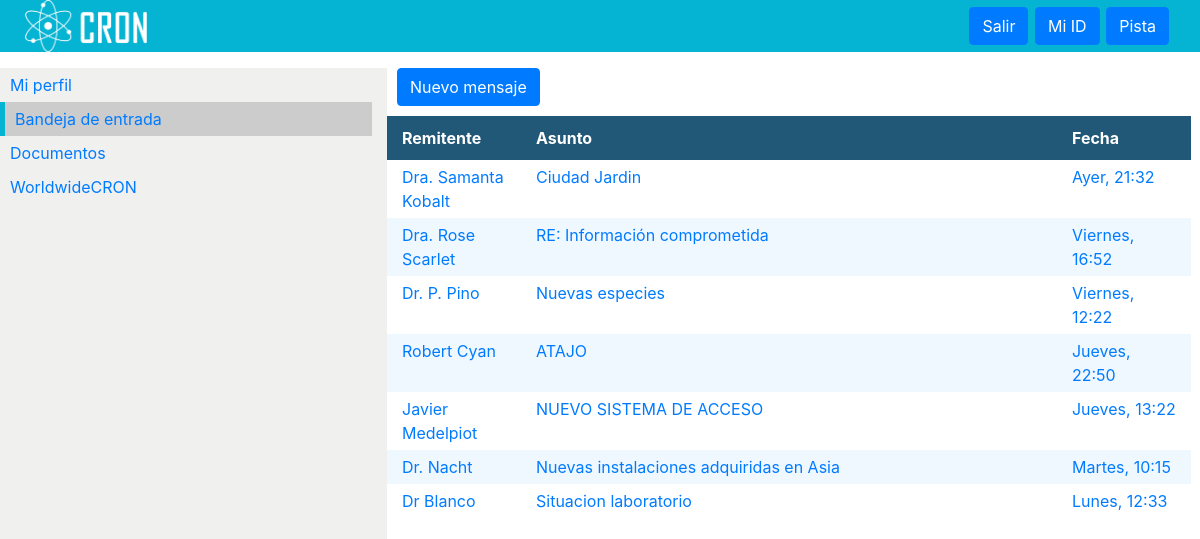
/cron/inbox.php (signed in), run on the app's committed database.
### tables this page shows
CREATE TABLE `mails_recibidos` (
  `id` int(11) NOT NULL,
  `remitente` varchar(255) DEFAULT NULL,
  `remitenteaddress` varchar(255) DEFAULT NULL,
  `asunto` varchar(255) NOT NULL,
  `mensaje` text NOT NULL,
  `fecha` varchar(255) DEFAULT 'Ahora',
  `leido` tinyint(1) NOT NULL,
  `id_equipo` int(11) NOT NULL
);

### cron/inbox.php (the view, shortened to what this page needs)
<?php
 if (!isset($_SESSION['session_id']) || $_SESSION['session_id'] == ''){
         header('Location: ../index.php');
 } else{
$idweb = $_SESSION['session_id'];
   include("includes/connect.php");
   $conn = new mysqli($servername, $username, $password, $db);
?>
<html lang="es-ES" >
<head>
<link rel="stylesheet" href="https://stackpath.bootstrapcdn.com/bootstrap/4.4.1/css/bootstrap.min.css">
<link href="css/all.css" rel="stylesheet"/>
<link rel="stylesheet" href="css/styles.css"/>
<link rel="stylesheet" href="//code.jquery.com/ui/1.12.1/themes/base/jquery-ui.css">
</head>
<body id="page-top">
<header class="bg-primary">
    <div class="text-right">
      <nav>
    <ul>
        <li>
                <a href="index.php"><button class="btn btn-primary" id="login" data-toggle="modal" data-target="#modalLogin">Salir</button></a>
         </li>
         <li>
                 <button class="btn btn-primary" id="myid" data-toggle="modal" data-target="#modalSessionid">Mi ID</button>
         </li>
         <li>
                 <button class="btn btn-primary" id="myid" data-toggle="modal" data-target="#modalPistas">Pista</button>
         </li>
    </ul>
</nav>
    </div>
  </header>
  <section id="main">
      <div class="row">
        <div class="col-md-4 loginsidebar">
                <ul class="loginmenu">
                         <li class=""> <a href="login.php">Mi perfil</a></li>
                         <li class="active"><a href="inbox.php">Bandeja de entrada</a></li>
                         <li class=""><a href="fileindex.php">Documentos</a></li>
                         <li class=""><a href="maps.php">WorldwideCRON</a></li>
                </ul>
        </div>
        <div class="col-md-8">
                <div class="row inbox-nav">
                     <button type="button" class="btn btn-primary"><a href="new_mail.php">Nuevo mensaje</a></button>
                </div>
                <div class="row inbox-header">
                       <div class="col-md-2">Remitente</div>
                       <div class="col-md-8">Asunto</div>
                       <div class="col-md-2">Fecha</div>
                </div>
                <?php
                  $query = $conn->prepare("SELECT id, remitente, asunto, fecha, leido FROM mails_recibidos WHERE id_equipo = (SELECT id from equiposcron WHERE idweb =?) OR id_equipo = 0 order by id desc");
                  $query->bind_param("s", $idweb);
                  $query->execute();
                  $query->bind_result($idmail, $remitente, $asunto, $fecha, $leido);
                  $cont = 2;
                  while ($query->fetch()){
                       $classcss = "row inbox-item";
                       if ($cont%2 == 0){
                               $classcss .= " odd";
                       } else{
                               $classcss .= " even";
                       }
                        echo  "<a href='files/mails/mail.php?idmail=".$idmail."'>";
                                 echo "<div class='".$classcss."'>";
                                       echo "<div class='col-md-2'>".$remitente."</div>";
                                       echo "<div class='col-md-8'>".$asunto."</div>";
                                       echo "<div class='col-md-2'>".$fecha."</div>";
                                echo "</div></a>";
                        $cont++;
                  }
                ?>
        </div>
      </div>
  </section>
</body>
</html>
<?php } ?>

### cron/css/styles.css (style rules this page uses)
header { background-image: url(../img/logo_cron_horizontal.png); background-repeat: no-repeat; background-size: contain; background-position-x: 25px; background-color: #05b3d2 !important; }
.bg-primary { background-color: #05b3d2!important; }
nav { text-align: right; padding: 0 30px }
nav ul li { display: inline-block; padding: 7px 1px; }
.loginsidebar { background: #f0f0ef; color: #2a4970; height: 100%; min-height: calc(100vh - 70px); }
#main { color: #215878; max-width: 98%; min-height: 70%; }
.loginmenu { padding: 0; list-style: none; }
.loginmenu li { padding: 5px 10px; }
.loginmenu li.active { background: #ccc; border-left: 5px solid #05b3d2; }
.inbox-nav { padding: 0 0 10px 10px; }
.inbox-nav button a { color: white; }
.inbox-header { padding: 10px 0; background: #215878; color: white; font-weight: bold; }
.inbox-item { padding: 5px 0; cursor: pointer; }
.inbox-item.even { background: aliceblue; }

### data on the page
mails_recibidos: remitente "Dra. Samanta Kobalt", asunto "Ciudad Jardin", fecha "Ayer, 21:32"
mails_recibidos: remitente "Dra. Rose Scarlet", asunto "RE: Información comprometida", fecha "Viernes, 16:52"
mails_recibidos: remitente "Dr. P. Pino", asunto "Nuevas especies", fecha "Viernes, 12:22"
mails_recibidos: remitente "Robert Cyan", asunto "ATAJO", fecha "Jueves, 22:50"
mails_recibidos: remitente "Javier Medelpiot", asunto "NUEVO SISTEMA DE ACCESO", fecha "Jueves, 13:22"
mails_recibidos: remitente "Dr. Nacht", asunto "Nuevas instalaciones adquiridas en Asia", fecha "Martes, 10:15"
mails_recibidos: remitente "Dr Blanco", asunto "Situacion laboratorio", fecha "Lunes, 12:33"
